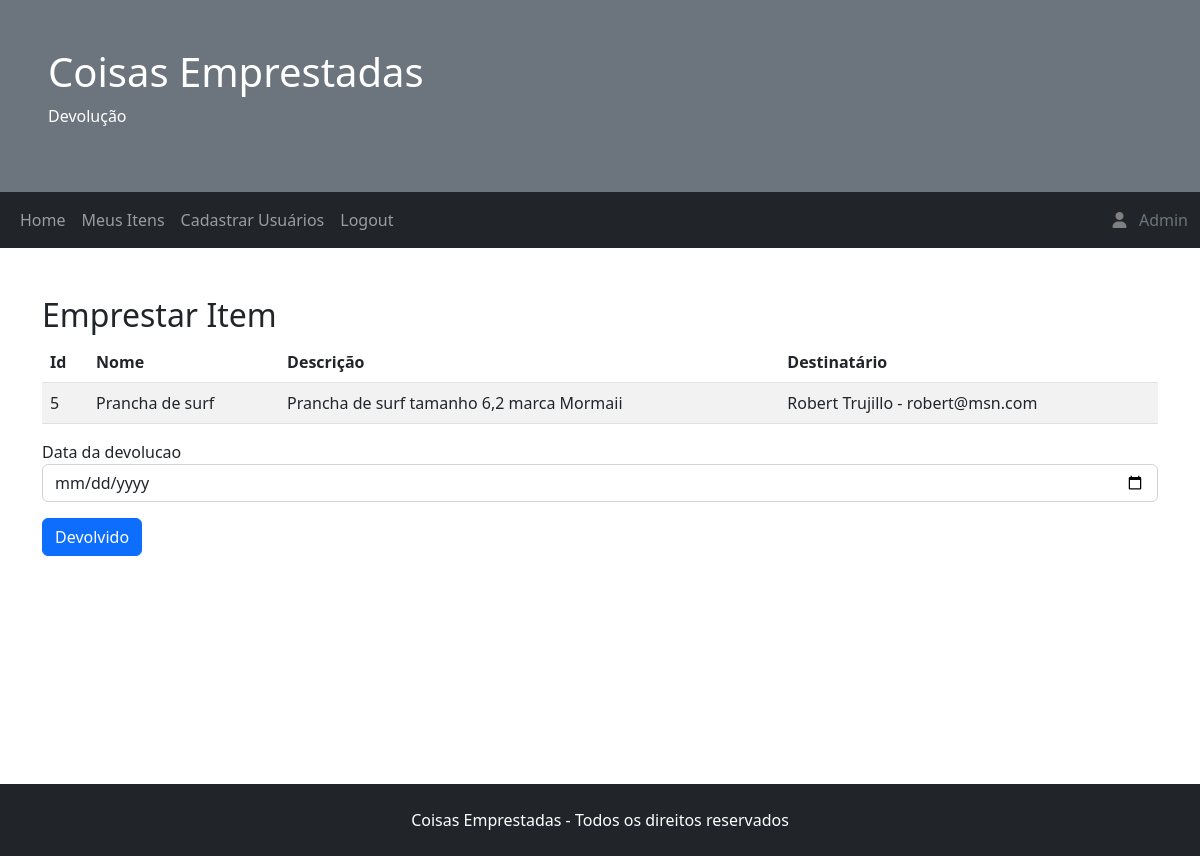
Screenshot of /devolverItem.php?item=5 (signed in) with the database file from the repository.
### tables this page shows
CREATE TABLE `item` (
  `id` int(11) NOT NULL AUTO_INCREMENT,
  `nome` varchar(100) NOT NULL,
  `descricao` varchar(100) DEFAULT NULL,
  `proprietario` int(11) DEFAULT NULL,
  `status` int(11) DEFAULT NULL,
  PRIMARY KEY (`id`),
  KEY `proprietario` (`proprietario`),
  CONSTRAINT `item_ibfk_1` FOREIGN KEY (`proprietario`) REFERENCES `usuario` (`id`)
);

### devolverItem.php (the view, shortened to what this page needs)
<?php
include('db_connect.php');
?>
<!doctype html>
<html>
<head>
    <link href="https://cdn.jsdelivr.net/npm/bootstrap@5.2.2/dist/css/bootstrap.min.css" rel="stylesheet">
</head>
<body>
    <header class="p-5 bg-secondary text-white">
        <h1>Coisas Emprestadas</h1>
        <p>Devolução</p>
    </header>
    <nav class="navbar navbar-expand-sm bg-dark navbar-dark">
        <div class="container-fluid">
            <ul class="navbar-nav">
                <li class="nav-item">
                    <a class="nav-link" href="home.php">Home</a>
                </li>
                <li class="nav-item">
                    <a class="nav-link" href="meusitens.php">Meus Itens</a>
                </li>
                <?php
                if ($_SESSION['admin'] == 1) {
                    echo "<li class=\"nav-item\">
                        <a class=\"nav-link\" href=\"cadastroUsuario.php\">Cadastrar Usuários</a>
                    </li>";
                }
                ?>
                <li class="nav-item">
                    <a class="nav-link" href="logout.php">Logout</a>
                </li>
            </ul>
            <?php
            $nome = $_SESSION['nome'];
            echo "<a class=\"nav-link float-end text-secondary mr-5\" href=\"meusdados.php\"><i class=\"fas fa-user\" style=\"color:gray\"></i>&nbsp;&nbsp;&nbsp;$nome</a>"
            ?>
        </div>
    </nav>
    <article class="container mt-5" style="margin-bottom: 150px;">
        <div class="row">
            <div class="col">
                <h2>Emprestar Item</h2>
            </div>
        </div>
        <div class="row">
            <div>
                <table class="table table-striped">
                    <thead>
                        <tr>
                            <th>Id</th>
                            <th>Nome</th>
                            <th>Descrição</th>
                            <th>Destinatário</th>
                        </tr>
                    </thead>
                    <tbody>
                        <?php
                        if (!isset($_GET['item']) || empty($_GET['item'])) {
                            echo "<tr><td colspan=3><strong>Item não encontrado</strong></td></tr>";
                        } else {
                            $itemId = $_GET['item'];
                            $sql = "select i.id, i.nome, i.descricao, max(e.id) as idEmprestimo, u.nome as dest, u.sobrenome, u.email from item i
                            join emprestimo e on i.id = e.idItem
                            join usuario u on e.idDestinatario = u.id
                            where i.id = $itemId";
                            $result = $conn->query($sql);
                            if ($result->num_rows > 0) {
                                while ($row = $result->fetch_assoc()) {
                                    $itemId = $row['id'];
                                    $nome = $row['nome'];
                                    $desc = substr($row['descricao'], 0, 50);
                                    $dest = $row['dest'];
                                    $sobrenome = $row['sobrenome'];
                                    $email = $row['email'];
                                    echo "<tr>
                                    <td>$itemId</td>
                                    <td>$nome</td>
                                    <td>$desc</td>
                                    <td>$dest $sobrenome - $email</td>
                                </tr>";
                                }
                            } else {
                                echo "<tr><td colspan=3><strong>Item não encontrado</strong></td></tr>";
                            }
                        }
                        ?>
                    </tbody>
                </table>
            </div>
        </div>
        <div class="row">
            <form action="devolverItem.php" method="post">
                <div class="mb-3">
                    <label for="devolucao">Data da devolucao</label>
                    <input type="date" name="devolucao" class="form-control" required />
                </div>
                <div style="margin-bottom: 150px;">
                    <input value="Devolvido" type="submit" class="btn btn-primary">
                </div>
            </form>
        </div>
    </article>
    <footer class="mt-5 p-4 bg-dark text-white text-center" style="position: fixed;left: 0;bottom: 0;width: 100%;">
        Coisas Emprestadas - Todos os direitos reservados
    </footer>
</body>
</html>

### rows the page displays
item: id "5", nome "Prancha de surf", descricao "Prancha de surf tamanho 6,2 marca Mormaii", dest "Robert", sobrenome "Trujillo", email "robert@msn.com"

### other values shown
$nome "Admin"
